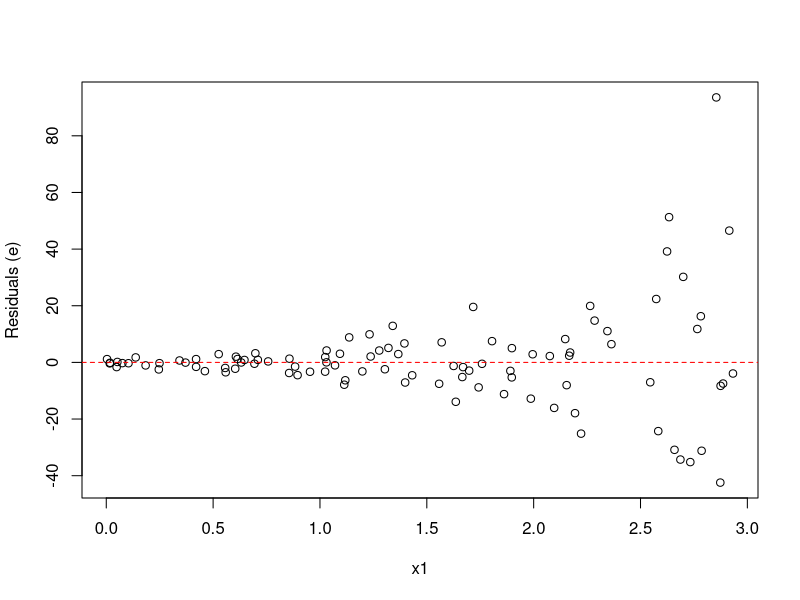

Here is the R script that generated this plot:
#PREPARATIONS

set.seed(2026)       

# DATA GENERATING PROCESS -------------------------------------------------------------

n <- 100 #sample size
k <- 2 # number of observed predictors

# Step 1 - Generate predictors
# We include a one for the intercept
x1 <- runif(n, 0, 3)
X <- cbind (1, x1) # design matrix for observed predictors (including intercept)

# True parameters
beta <- matrix(c(3, 0.9), nrow = k)

# We introduce heteroskedasticity through an exponential form

# We make the variance dependent on x1
lambda <- 2.5
sigma2 <- exp(X[, 2] * lambda)

# Generate error terms 
e <- rnorm(n, mean = 0, sd = sqrt(sigma2))

# Calculate Y 
Y <- X %*% beta + e

# Plot the heteroskedasticity
plot(X[, 2], e,
     xlab = "x1", 
     ylab = "Residuals (e)")
# Add a horizontal line at 0
abline(h = 0, lty = 2, col = "red")
# --------------------------------------------------------------------------------------

# Step 2 - OLS estimation
XtX <- t(X) %*% X
XtY <- t(X) %*% Y
beta_hat <- solve(XtX) %*% XtY

# Calculate residuals to estimate the variance of the error term
e_hat <- Y - X %*% beta_hat

Xtxinv <- solve(t(X) %*% X) # bread of the sandwich estimator

# Estimate the variance of the error term with HC1 adjustment 
# using corresponding formula
n <- nrow(X)
k <- ncol(X)
adjustment <- n / (n - k) 

Xe <- X * as.vector(e_hat)
meat <- t(Xe) %*% Xe # meat of the sandwich estimator

# Robust covariance matrix

var_ols_hc1 <- adjustment * (Xtxinv %*% meat %*% Xtxinv)

# Extract standard errors

se_ols_hc1 <- sqrt(diag(var_ols_hc1))

# Table for results
ols_results <- cbind(
  True_Beta = as.vector(beta),
  Estimate = as.vector(beta_hat),
  Std_Error = as.vector(se_ols_hc1)
)

print(ols_results)

# -------------------------------------------------------------------------------------

# Step 3: Feasible GLS Implementation

# Fetch residuals from OLS step
u_hat <- Y - X %*% beta_hat

ln_e_hat_sq <- log(u_hat^2)

# We use OLS to estimate lambda hat using OLS
lambda_hat <- solve(t(X) %*% X) %*% t(X) %*% ln_e_hat_sq 

# Construct the diagonal weight matrix

variance_i <- exp(X[, 2] * lambda_hat[2])

W <- diag(as.vector(1 / abs(variance_i))) 

# We calculate FGLS with the given formula 
XtWX <- t(X) %*% W %*% X
XtWX_inv <- solve(XtWX)
XtWy <- t(X) %*% W %*% Y

#Beta FGLS
beta_fgls <- XtWX_inv %*% XtWy

# Standard errors for FGLS
se_fgls <- sqrt(diag(XtWX_inv)) 

fgls_results <- cbind(
  True_Beta = as.vector(beta),
  Estimate = as.vector(beta_fgls),
  Std_Error = as.vector(se_fgls)
)

print(fgls_results)

# -----------------------------------------------------------------------------------------------------------

# Step 4: Monte Carlo Simulation 

# Parameters for the simulation

set.seed(2026)
reps <- 1000
n <- 1000 # This parameter is changed for the comparison 100 vs 1000
beta_true <- c(3, 0.9)
lambda <- 2.5

# Save results
results_ols <- matrix(NA, nrow = reps, ncol = 2)
results_ols_se <- matrix(NA, nrow = reps, ncol = 2)
results_fgls <- matrix(NA, nrow = reps, ncol = 2)
results_fgls_se <- matrix(NA, nrow = reps, ncol = 2)

# Simualtion step
for (i in 1:reps) {
  x1 <- runif(n, 0, 3)
  X <- cbind(1, x1)
  sigma2 <- exp(X[, 2] * lambda)
  e <- rnorm(n, mean = 0, sd = sqrt(sigma2))
  Y <- X %*% beta_true + e
  
  # OLS estimation
  XtX <- t(X) %*% X
  XtY <- t(X) %*% Y
  Xtxinv <- solve(XtX)
  beta_hat_sim <- solve(XtX) %*% XtY
  
  # Save results
  results_ols[i, ] <- beta_hat_sim
  
  # Robust HC1
  
  e_hat <- Y - X %*% beta_hat_sim
  n_obs <- nrow(X)
  k_params <- ncol(X)
  adjustment <- n_obs / (n_obs - k_params) # HC1 adjustment
  
  Xe <- X * as.vector(e_hat)
  meat <- t(Xe) %*% Xe # meat of the sandwich estimator)
  
  var_ols_hc1 <- adjustment * (Xtxinv %*% meat %*% Xtxinv)
  
  # Results OLS
  results_ols_se[i, ] <- sqrt(diag(var_ols_hc1))
  
  # FGLS estimation
  # Fetch residuals from OLS step
  
 ln_e_hat_sq <- log(e_hat^2)
 # Estimate lambda hat using OLS
 lambda_hat_sim <- solve(t(X) %*% X) %*% t(X) %*% ln_e_hat_sq
 
 # Construct the diagonal weight matri
 variance_i <- exp(X[, 2] * lambda_hat_sim[2])
 
 W <- diag(as.vector(1 / variance_i)) 
 
 # Finally calculate FGLS estimates using the formula
 XtWX <- t(X) %*% W %*% X
 XtWX_inv <- solve(XtWX)
 XtWy <- t(X) %*% W %*% Y
 
 #Beta FGLS
 beta_fgls <- XtWX_inv %*% XtWy
 
 # Save results
 results_fgls[i, ] <- beta_fgls
 results_fgls_se[i, ] <- sqrt(diag(XtWX_inv))
}

# Calculate Bias, Variance and Standard Error
bias_ols <- colMeans(results_ols) - beta_true
var_ols <- apply(results_ols, 2, var)
std_error_ols <- sqrt(var_ols)

bias_fgls <- colMeans(results_fgls) - beta_true
var_fgls <- apply(results_fgls, 2, var)
std_error_fgls <- sqrt(var_fgls)

mse_ols <- bias_ols^2 + var_ols
mse_fgls <- bias_fgls^2 + var_fgls

# Collect results in table
results_sim <- data.frame(
  Method = c("OLS_b0", "OLS_b1", "FGLS_b0", "FGLS_b1"),
  Bias = c(bias_ols, bias_fgls),
  Variance = c(var_ols, var_fgls),
  Std_Error = c(std_error_ols, std_error_fgls),
  MSE = c(mse_ols, mse_fgls)
)

# Print results
print(results_sim)

# -----------------------------------------------------------------------------------
